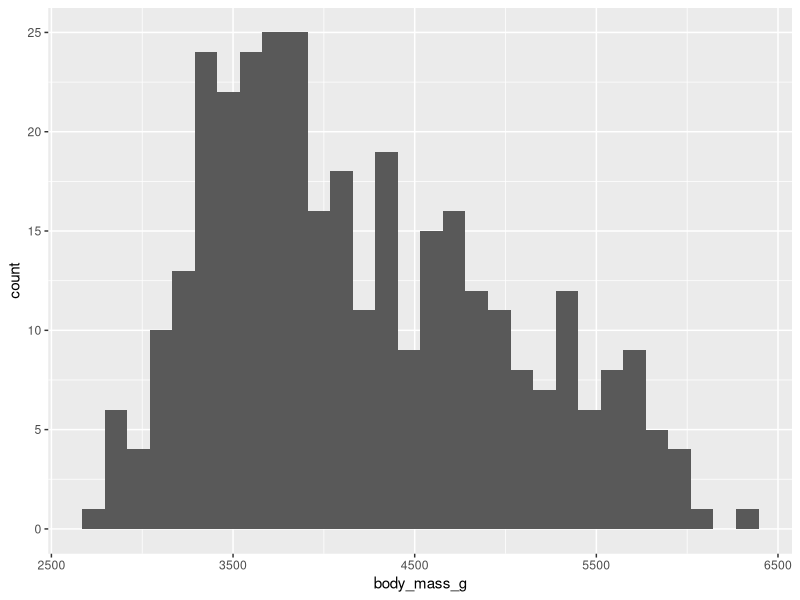
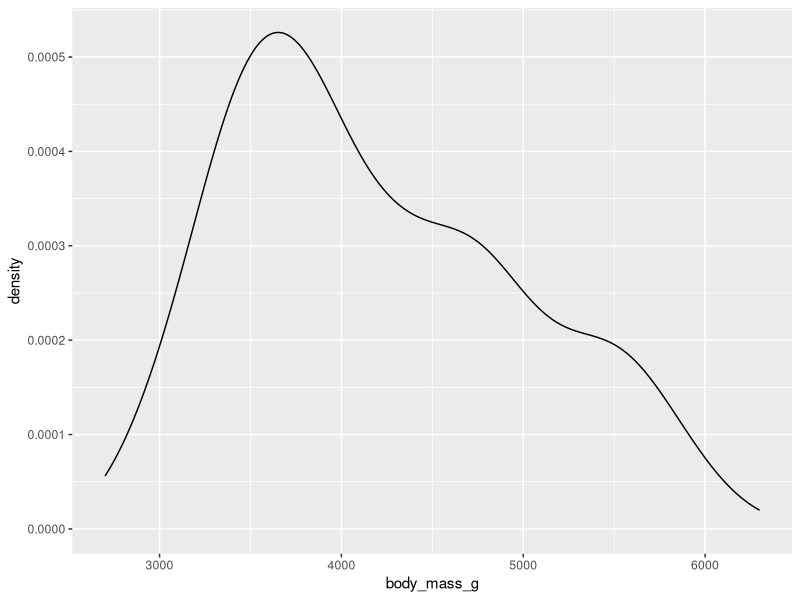
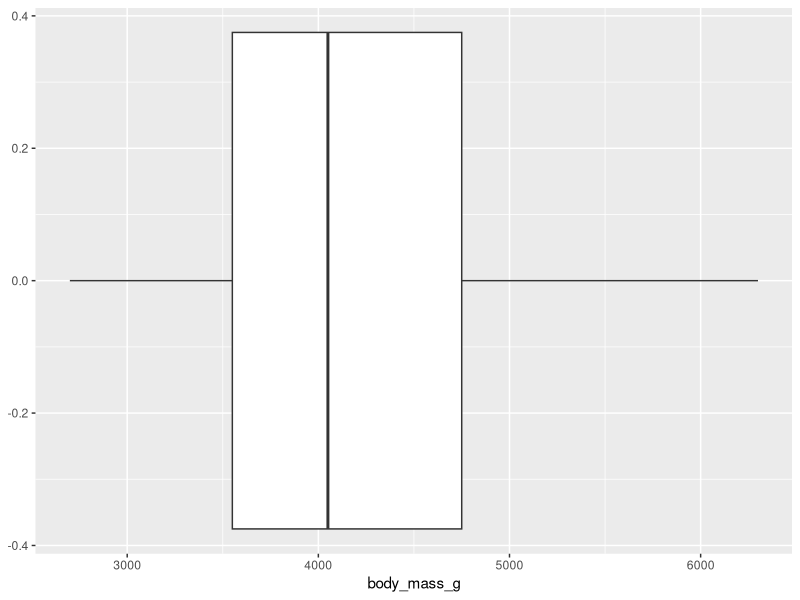
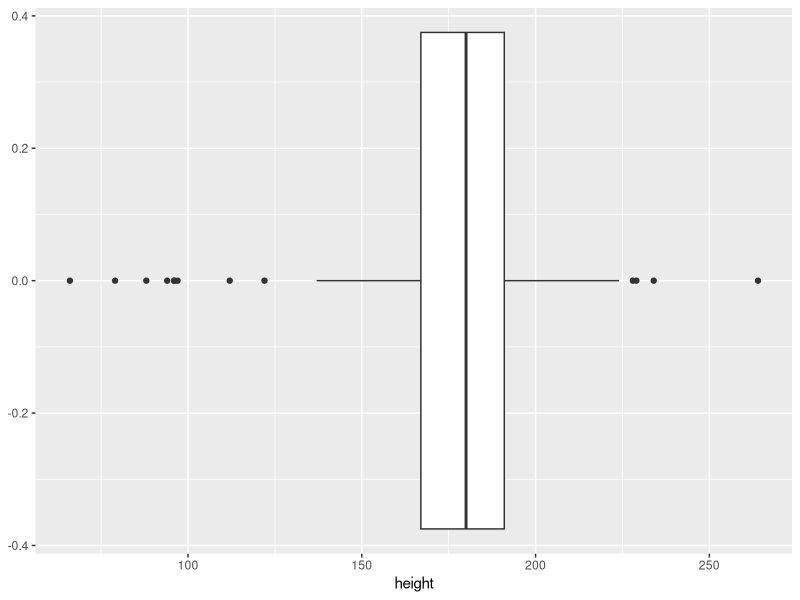
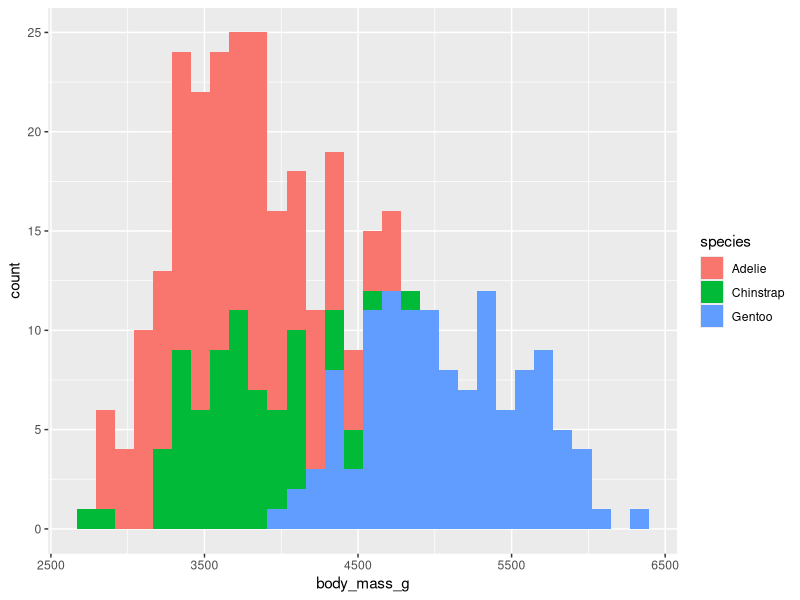
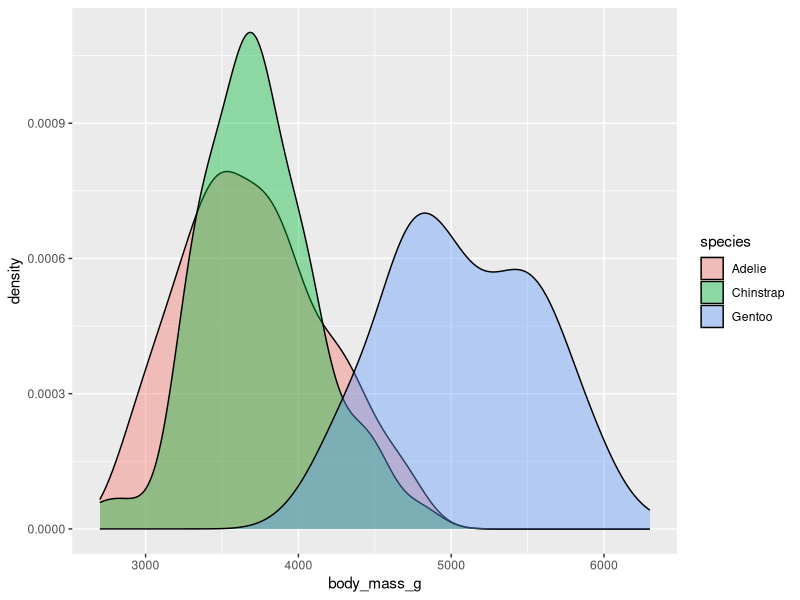
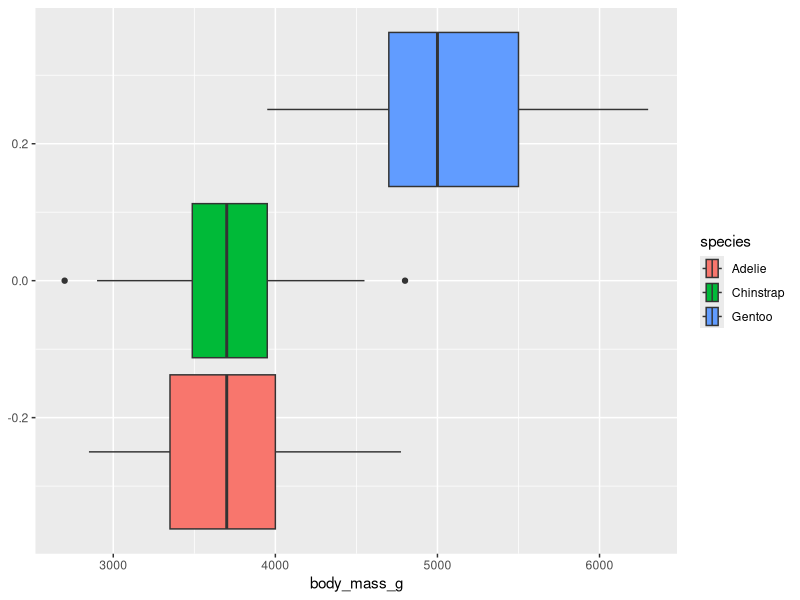
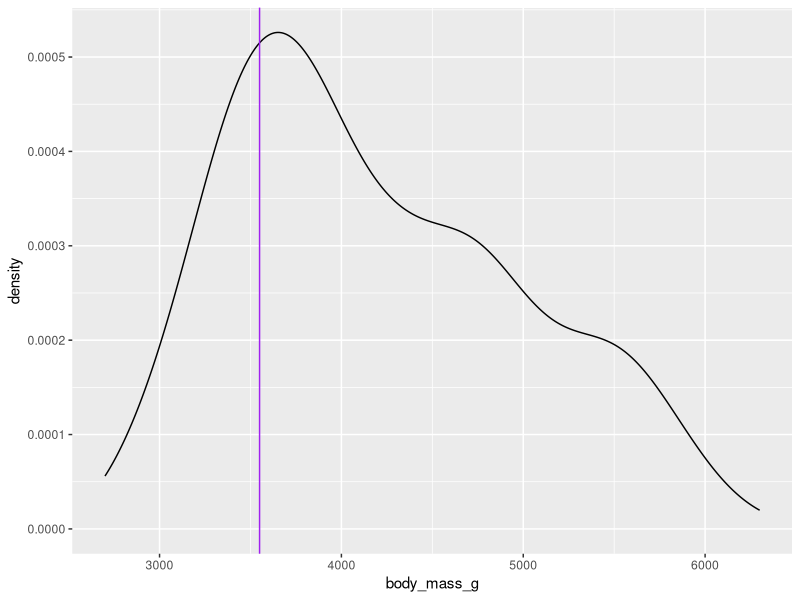

Write the R code that produced these figures, in order.
## ---- chunk 1
library(tidyverse)
library(palmerpenguins)
## ---- chunk 2
penguins
## ---- chunk 3
ggplot(data = penguins, mapping = aes(x = body_mass_g)) +
  geom_histogram(bins = 30)
## ---- chunk 4
#| code-line-numbers: "2"

options(scipen = 1000)

ggplot(data = penguins, mapping = aes(x = body_mass_g)) +
  geom_density()
## ---- chunk 5
#| code-line-numbers: "2"
ggplot(data = penguins, mapping = aes(x = body_mass_g)) +
  geom_boxplot()
## ---- chunk 6
ggplot(data = starwars, mapping = aes(x = height)) +
  geom_boxplot()
## ---- chunk 7
#| code-line-numbers: "1|2"
ggplot(data = penguins, mapping = aes(x = body_mass_g, fill = species)) +
  geom_histogram()
## ---- chunk 8
#| code-line-numbers: "2"
ggplot(data = penguins, mapping = aes(x = body_mass_g, fill = species)) +
  geom_density(alpha = 0.4)
## ---- chunk 9
#| code-line-numbers: "2"
ggplot(data = penguins, mapping = aes(x = body_mass_g, fill = species)) +
  geom_boxplot()
## ---- chunk 10
#| code-line-numbers: "1|2|3|4|5"

# When using summarize functions like n() and mean() the words to the left of the = are the column headers.

  summarize(
    .data = penguins,
    number_of_penguins = n(),
    mean_mass = mean(body_mass_g, na.rm = TRUE),
    median_mass = median(body_mass_g, na.rm = TRUE)
  )
## ---- chunk 11
#| code-line-numbers: "1|2|3|4|5"
  summarize(
    .data = penguins,
    number_of_penguins = n(),
    sd_mass = sd(body_mass_g, na.rm = TRUE),
    var_mass = var(body_mass_g, na.rm = TRUE)
  )
## ---- chunk 12

# This is just the five number summary
five_number_pengiuns <-fivenum(penguins$body_mass_g)
#five_number_pengiuns

#This is the five number plus summary
summary(penguins$body_mass_g)

## ---- chunk 13
# This is how you can get the exact quantile. 
quantile(x= penguins$body_mass_g, probs = c(0.10), na.rm=TRUE)
## ---- chunk 14
# Note the vertical line showing the 25th percentile. 
ggplot(data = penguins, aes(x = body_mass_g)) +
  geom_density()+
  geom_vline(xintercept = 3550, color = "purple") 
## ---- chunk 15
 summarize(
    .data = starwars,
    number_of_characters = n(),
    mean_height = mean(height, na.rm = TRUE),
    sd_height = sd(height, na.rm = TRUE)
  )

quantile(x= starwars$height, probs = c(0.80), na.rm=TRUE)
## ---- chunk 16
# This is the IQR of the penguin's mass
iqr_mass <- IQR(x= penguins$body_mass_g, na.rm = TRUE)

q1 <- 3550
q3 <- 4750

# This is the lower bound
q1 - 1.5*iqr_mass 

# This is the upper bound
q3 + 1.5*iqr_mass

min(penguins$body_mass_g, na.rm = TRUE)
max(penguins$body_mass_g, na.rm = TRUE)
## ---- chunk 17
ggplot(data = starwars, mapping = aes(mass))+
  geom_boxplot() +
  geom_vline(xintercept = 127.85, color = "purple")
  

# This is the IQR for starwars mass
iqr_mass <- IQR(x= starwars$mass, na.rm = TRUE)

#summary(starwars$mass)

q1 <- 55.6
q3 <- 84.5

# This is the lower bound
q1 - 1.5*iqr_mass 

# This is the upper bound
q3 + 1.5*iqr_mass
